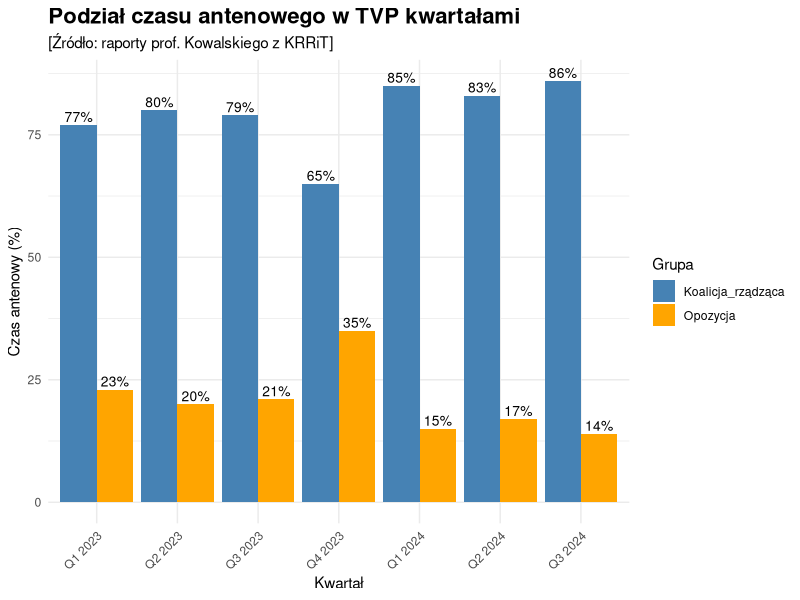

This figure's R source:
## ---- chunk 1
knitr::opts_chunk$set(echo = TRUE)
library(dplyr)
library(ggplot2)
library(tidyr)
## ---- chunk 2
data <- data.frame(
  Kwartał = c("Q1 2023", "Q2 2023", "Q3 2023", "Q4 2023", "Q1 2024", "Q2 2024", "Q3 2024"),
  Koalicja_rządząca = c(77, 80, 79, 65, 85, 83, 86),
  Opozycja = c(23, 20, 21, 35, 15, 17, 14)
)

data$Kwartał <- factor(data$Kwartał, levels = c("Q1 2023", "Q2 2023", "Q3 2023", 
                                                "Q4 2023", "Q1 2024", "Q2 2024", "Q3 2024"))

data_long <- data %>%
  pivot_longer(cols = c(Koalicja_rządząca, Opozycja), 
               names_to = "Grupa", values_to = "Czas")

w <- ggplot(data_long, aes(x = Kwartał, y = Czas, fill = Grupa)) +
  geom_bar(stat = "identity", position = "dodge") +
  geom_text(aes(label = paste0(Czas, "%")), 
            position = position_dodge(width = 0.9), 
            vjust = -0.3, size = 3.5) +
  scale_fill_manual(values = c("Koalicja_rządząca" = "steelblue", "Opozycja" = "orange")) +
  labs(
    title = "Podział czasu antenowego w TVP kwartałami",
    subtitle = "[Źródło: raporty prof. Kowalskiego z KRRiT]",
    x = "Kwartał",
    y = "Czas antenowy (%)",
    fill = "Grupa"
  ) +
  theme_minimal() +
  theme(
    plot.title = element_text(face = "bold", size = 16),
    axis.text.x = element_text(angle = 45, hjust = 1)
  )
